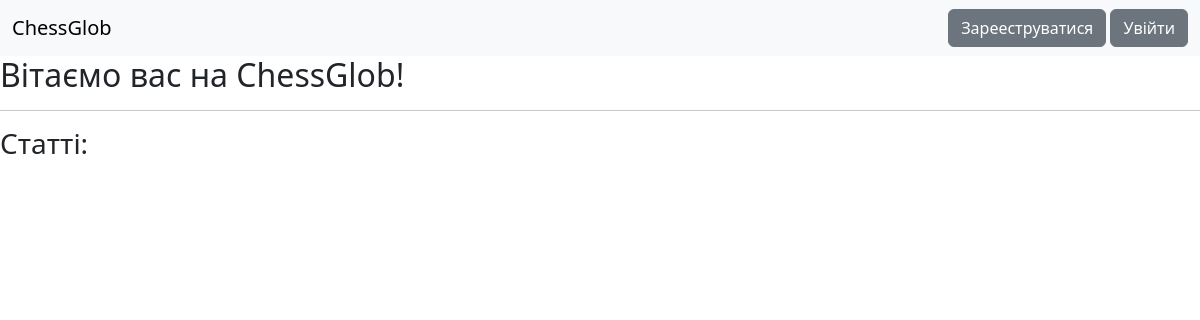
The app's page /, older data.
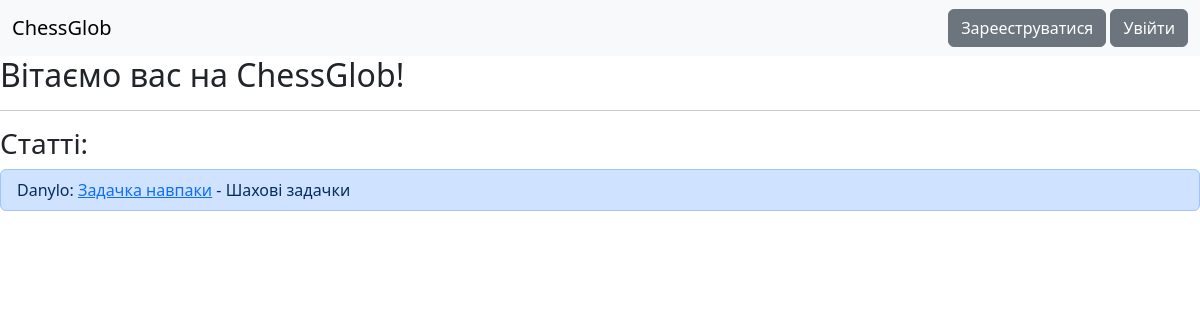
The same page, newer data.
### blog/models.py (models this page shows, shortened)
class Article(models.Model):
    class Categories(models.TextChoices):
        other = "Інше"
        debut = "Дебют"
        middle_game = "Мітельшпіль"
        end_game = "Ендшпіль"
        history = "Історія"
        etude = "Шахові задачки"
    author = models.ForeignKey(MyUser, models.CASCADE)
    name = models.CharField(max_length=32)
    category = models.CharField(choices=Categories.choices, default=Categories.other)
    elements_num = models.IntegerField(default=1)

### auth_sys/models.py (models this page shows, shortened)
class MyUser(AbstractBaseUser, PermissionsMixin):
    class Roles(models.TextChoices): #Усі можливі ролі
        USER = "user"
        ADMINISTRATOR = "administrator"
    username = models.CharField(unique=True, max_length=16)
    email = models.EmailField(unique=True)
    role = models.CharField(choices=Roles.choices, default=Roles.USER)
    first_name = models.CharField(blank=True, null=True, max_length=16)
    last_name = models.CharField(blank=True, null=True, max_length=32)
    birth_date = models.DateField(blank=True, null=True)
    is_staff = models.BooleanField(default=False)
    is_superuser = models.BooleanField(default=False)
    is_active = models.BooleanField(default=True)
    objects = MyUserManager() #Це потрібно для створення самого акаунту
    USERNAME_FIELD = "username"
    REQUIRED_FIELDS = ["email"]

### blog/views.py (the view)
# urls.py: path("", views.index, name="index"),
def index(request):
    return render(request, "blog/index.html", {"articles":models.Article.objects.all()})

### blog/templatetags/custom_tags.py (called while the page is built)
@register.filter("endswith")
def endswith(value, arg): return value.lower().endswith(arg.lower())

### templates/blog/index.html (shortened to what this page needs)
{% extends "base.html" %}
{% block body %}
<h2>Вітаємо вас на ChessGlob!</h2>
<hr>
<h3>Статті:</h3>
<ul class="list-group">
    {% for article in articles %}
    <li class="list-group-item list-group-item-primary d-flex justify-content-between align-items-center">
        <div>
            {{ article.author.username }}: <a href="{% url 'blog:view_article' article.pk%}">{{ article.name }}</a> - {{ article.category }}
        </div>
    </li>
    {% endfor %}
</ul>
{% endblock %}

Row changes from the older to the newer data that the page shows:
added Article: author.username "Danylo", name "Задачка навпаки", category "Шахові задачки"
